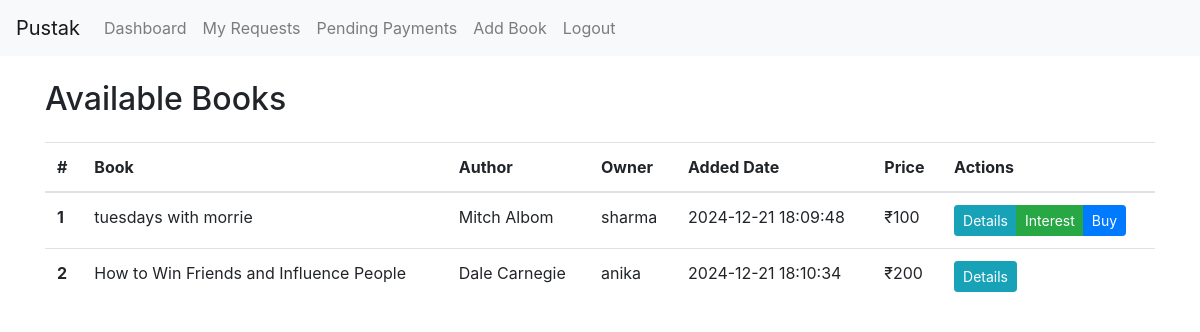
Page /dashboard (signed in) on the committed database.
### models.py (models this page shows)
class Book(db.Model):
    id = db.Column(db.Integer, primary_key=True)
    title = db.Column(db.String(200), nullable=False)
    author = db.Column(db.String(200))
    description = db.Column(db.Text)
    image_path = db.Column(db.String(200))
    owner_id = db.Column(db.Integer, db.ForeignKey('user.id'), nullable=False)
    created_at = db.Column(db.DateTime, default=datetime.utcnow)
    is_available = db.Column(db.Boolean, default=True)
    price = db.Column(db.Float, nullable=True)  # New price field

class User(UserMixin, db.Model):
    id = db.Column(db.Integer, primary_key=True)
    username = db.Column(db.String(80), unique=True, nullable=False)
    email = db.Column(db.String(120), unique=True, nullable=False)
    password_hash = db.Column(db.String(128))
    books = db.relationship('Book', backref='owner', lazy=True)
    interests = db.relationship('Interest', backref='user', lazy=True)
    sent_requests = db.relationship('BookExchangeRequest',
                                  foreign_keys='BookExchangeRequest.requester_id',
                                  backref=db.backref('requester_user', lazy=True))
    received_requests = db.relationship('BookExchangeRequest',
                                      foreign_keys='BookExchangeRequest.owner_id',
                                      backref=db.backref('owner_user', lazy=True))

### app.py (the view)
@app.route('/dashboard')
@login_required
def dashboard():
    books = Book.query.filter_by(is_available=True).all()
    return render_template('dashboard.html', books=books)

### app.py (called while the page is built)
@login_manager.user_loader
def load_user(user_id):
    return User.query.get(int(user_id))

### templates/dashboard.html (shortened to what this page needs)
{% extends "base.html" %}
{% block content %}
    <h2 class="mb-4">Available Books</h2>
    <div class="table-responsive">
        <table class="table">
            <thead>
                <tr>
                    <th scope="col">#</th>
                    <th scope="col">Book</th>
                    <th scope="col">Author</th>
                    <th scope="col">Owner</th>
                    <th scope="col">Added Date</th>
                    <th scope="col">Price</th>
                    <th scope="col">Actions</th>
                </tr>
            </thead>
            <tbody>
                {% for book in books %}
                <tr>
                    <th scope="row">{{ loop.index }}</th>
                    <td>{{ book.title }}</td>
                    <td>{{ book.author }}</td>
                    <td>{{ book.owner.username }}</td>
                    <td>{{ book.created_at.strftime('%Y-%m-%d %H:%M:%S') }}</td>
                    <td>₹{{ book.price|round|int if book.price else "N/A" }}</td>
                    <td>
                        <div class="btn-group" role="group">
                            <a href="{{ url_for('book_details', book_id=book.id) }}"
                               class="btn btn-info btn-sm"
                               title="View book details">
                                 Details
                            </a>
                            {% if book.owner_id != current_user.id %}
                                <a href="{{ url_for('show_interest', book_id=book.id) }}"
                                   class="btn btn-success btn-sm"
                                   title="Show interest in exchanging">
                                     Interest
                                </a>
                                <button type="button"
                                        class="btn btn-primary btn-sm"
                                        data-toggle="modal"
                                        data-target="#buyModal{{ book.id }}"
                                        title="Purchase this book">
                                     Buy
                                </button>
                            {% endif %}
                        </div>
                    </td>
                </tr>
                {% endfor %}
            </tbody>
        </table>
    </div>
{% endblock %}

### rows in the picture
Book: title "tuesdays with morrie", author "Mitch Albom", owner.username "sharma", created_at "2024-12-21 18:09:48", price "100"
Book: title "How to Win Friends and Influence People", author "Dale Carnegie", owner.username "anika", created_at "2024-12-21 18:10:34", price "200"
